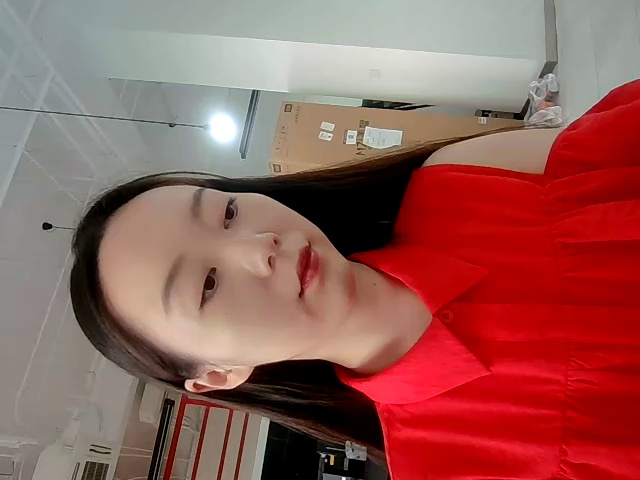
#> input picture data/faces/sample_real_T1.jpg, 640 x 480 px; its folder holds only this picture in this run
$ python -i attacks_liveness.py   (imports and definitions only)   (older library calls are emulated)
#> lines starting #> are read from the running program, lines starting #| are printed output that depends on the picture
#> further down, picture is the input picture: PIL image 640x480 RGB; mean R, G, B 149.4, 93.9, 88.5
"""Student 4 - Biometric Attacks and Anti-Spoofing (Liveness Detection).

Two liveness detectors are compared on the same face image:
  1. MiniFASNet (Silent-Face-Anti-Spoofing) via ONNX - 3-class (live/print/replay)
     ~0.08 GFLOPs, ~0.4M params, pretrained, CPU.
  2. Heuristic CV2 baseline (Laplacian + LBP + FFT) - the kind of hand-rolled
     detector that is easily fooled, shown for contrast.

Plus an attack taxonomy table (print, replay/display, mask, deepfake,
adversarial) mapped to defences.
"""

from __future__ import annotations

from pathlib import Path

import cv2
import numpy as np
import onnxruntime as ort
import pandas as pd
from PIL import Image

_MODELS_DIR = Path(__file__).resolve().parent.parent / "models" / "minifasnet"
_MINIFASNET_PATH = _MODELS_DIR / "2.7_80x80_MiniFASNetV2.onnx"

_session = None


# [75 lines left out: functions _get_session, _get_new_box, minifasnet_liveness, not called in this run]


# ---------------------------------------------------------------------------
# Heuristic baseline (the easily-fooled approach)
# ---------------------------------------------------------------------------

def heuristic_liveness(image: Image.Image) -> dict:
    """Laplacian variance + LBP uniformity + FFT high-frequency ratio."""
    img = cv2.cvtColor(np.array(image.convert("RGB")), cv2.COLOR_RGB2BGR)
    gray = cv2.cvtColor(img, cv2.COLOR_BGR2GRAY)
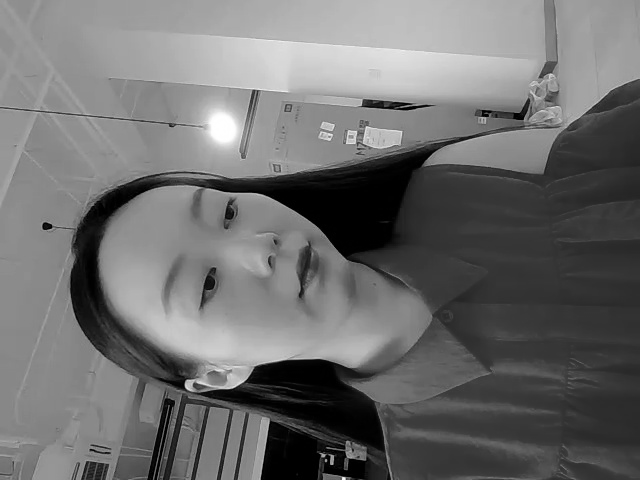
#> gray: shape (480, 640); min 0, max 255, mean 109.9
    lap_var = float(cv2.Laplacian(gray, cv2.CV_64F).var())
#> lap_var = 412.4

    # simplified LBP uniformity
    h, w = gray.shape
#> h = 480; w = 640
    if h >= 3 and w >= 3:
        center = gray[1:-1, 1:-1]
        neigh = [gray[:-2, 1:-1], gray[2:, 1:-1],
                 gray[1:-1, :-2], gray[1:-1, 2:]]
        pat = sum((n >= center).astype(np.uint8) for n in neigh)
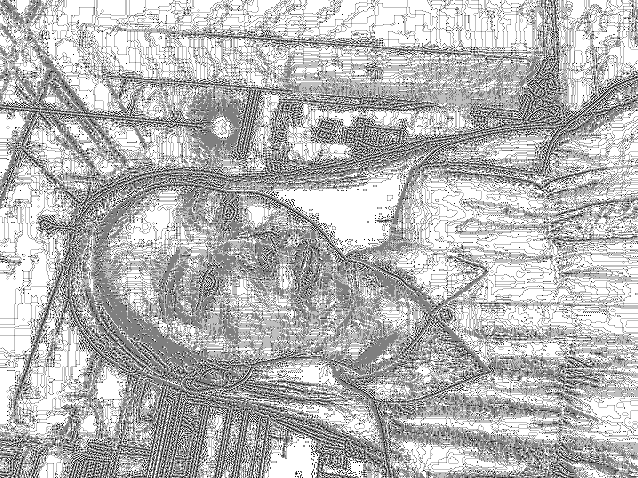
#> pat: shape (478, 638); min 0, max 4, mean 2.88; drawn with min black and max white
        lbp = len(np.unique(pat)) / max(pat.size, 1)
#> lbp = 1.64e-05
    else:
        lbp = 0.0

    fft = np.abs(np.fft.fftshift(np.fft.fft2(gray)))
    hh, ww = gray.shape
#> hh = 480; ww = 640
    mask = np.zeros_like(fft)
    mask[hh // 4:3 * hh // 4, ww // 4:3 * ww // 4] = 1
    hf_ratio = float(fft[mask == 0].mean() / (fft.mean() + 1e-8))
#> hf_ratio = 0.446

    score = 0.0
    if lap_var > 100: score += 0.35
    if lbp > 0.3: score += 0.35
    if hf_ratio > 0.05: score += 0.30
    return {
        "status": "live" if score >= 0.5 else "spoof",
        "confidence": round(score * 100, 2),
        "laplacian_var": round(lap_var, 2),
        "lbp_uniformity": round(lbp, 4),
        "hf_ratio": round(hf_ratio, 4),
        "method": "Heuristic (Laplacian+LBP+FFT)",
    }


# ---------------------------------------------------------------------------
# Attack taxonomy
# ---------------------------------------------------------------------------

# [52 lines left out: functions attack_taxonomy, defence_comparison_table, not called in this run]

>>> from PIL import Image
>>> picture = Image.open('../data/faces/sample_real_T1.jpg')
>>> result = heuristic_liveness(picture)
#> result = {'status': 'live', 'confidence': 65, 'laplacian_var': 412.4, 'lbp_uniformity': 0, 'hf_ratio': 0.446, 'method': 'Heuristic (Laplacian+LBP+FFT)'}

$ run again, on data/faces/sample_real_T2.jpg
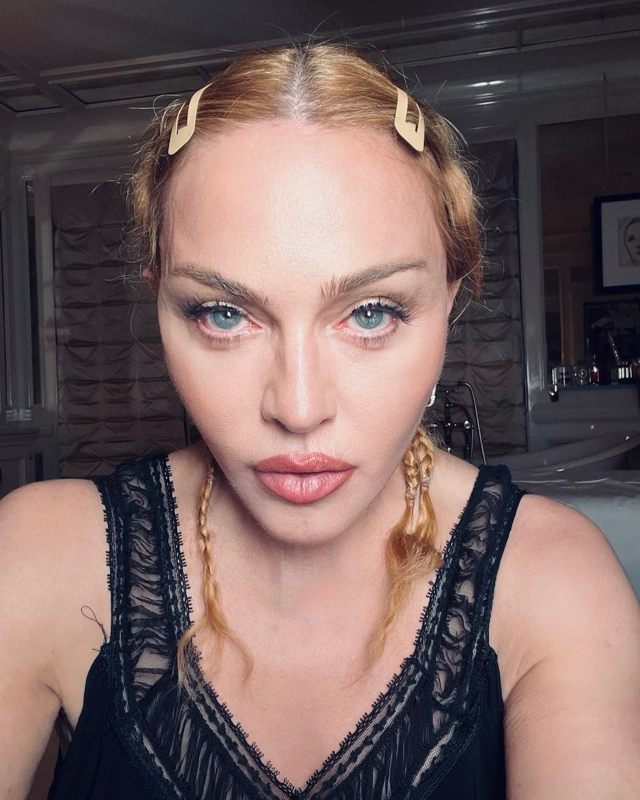
#> input picture data/faces/sample_real_T2.jpg, 1920 x 2400 px (shown at 1/3 size)
#> picture is the input picture: PIL image 1920x2400 RGB; mean R, G, B 118.6, 98.1, 96.5
#> in heuristic_liveness, `gray = cv2.cvtColor(img, cv2.COLOR_BGR2GRAY)`:
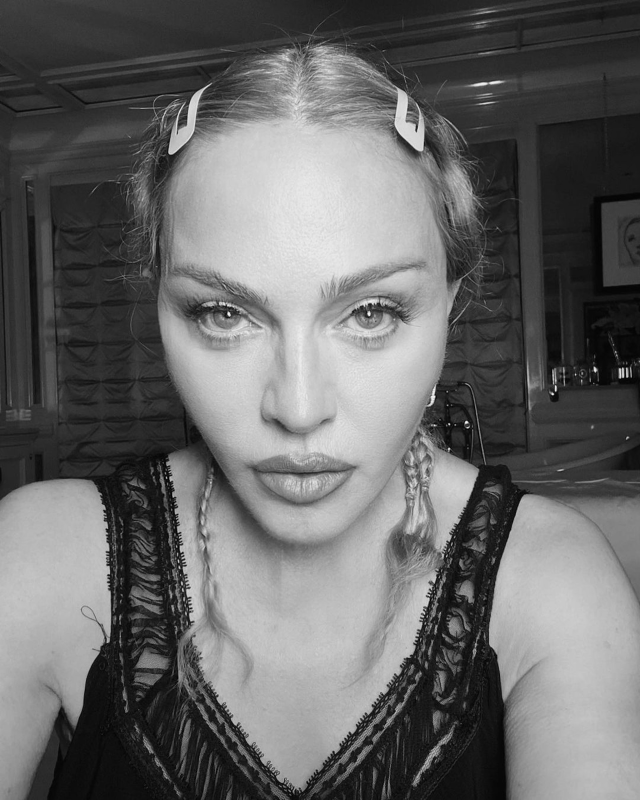
#> gray: shape (2400, 1920) (shown at 1/3 size); min 0, max 255, mean 104.1
#> lap_var = 62.01
#> in heuristic_liveness, `pat = sum((n >= center).astype(np.uint8) for n in neigh)`:
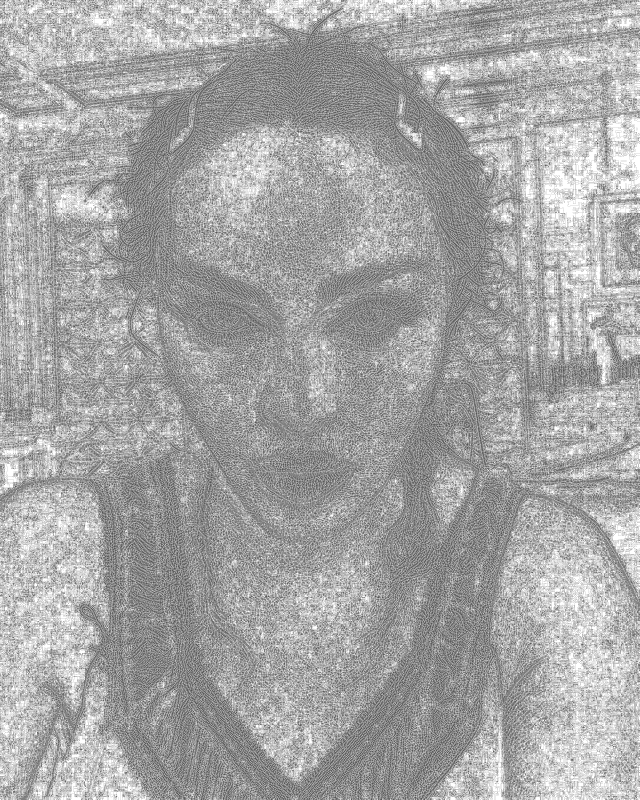
#> pat: shape (2398, 1918) (shown at 1/3 size); min 0, max 4, mean 2.6; drawn with min black and max white
#> lbp = 1.09e-06
#> hf_ratio = 0.209
#> result = {'status': 'spoof', 'confidence': 30, 'laplacian_var': 62.01, 'lbp_uniformity': 0, 'hf_ratio': 0.209, 'method': 'Heuristic (Laplacian+LBP+FFT)'}
